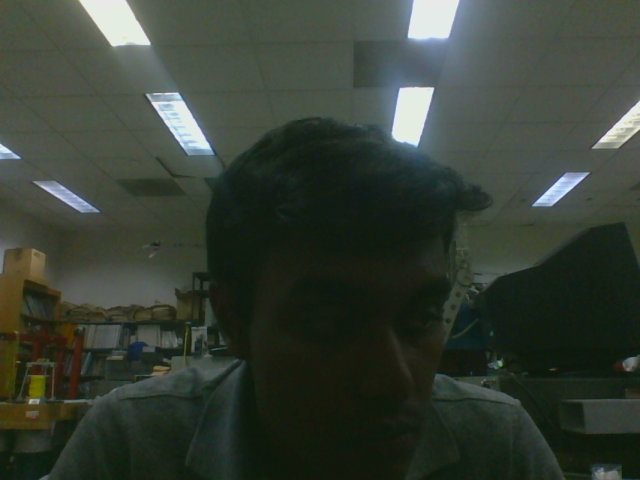
#> input picture Camera Tests/photo.bmp, 640 x 480 px, given in place of the camera
$ python lk_homography.py   (Python 2 division)
#> lines starting #> are read from the running program, lines starting #| are printed output that depends on the picture; after the words box and inside, x2 and y2 are one past the last pixel; in counts of white or black regions, pixels touching at a corner belong together
### Camera Tests/common.py
#!/usr/bin/env python

'''
This module contains some common routines used by other samples.
'''

import numpy as np
import cv2

# built-in modules
import os
import itertools as it
from contextlib import contextmanager

image_extensions = ['.bmp', '.jpg', '.jpeg', '.png', '.tif', '.tiff', '.pbm', '.pgm', '.ppm']

class Bunch(object):
    def __init__(self, **kw):
        self.__dict__.update(kw)
    def __str__(self):
        return str(self.__dict__)

# [4 lines left out: function splitfn, not called in this run]

def anorm2(a):
    return (a*a).sum(-1)
def anorm(a):
    return np.sqrt( anorm2(a) )

# [39 lines left out: functions homotrans, to_rect, rect2rect_mtx, lookat, mtx2rvec, not called in this run]

def draw_str(dst, (x, y), s):
    cv2.putText(dst, s, (x+1, y+1), cv2.FONT_HERSHEY_PLAIN, 1.0, (0, 0, 0), thickness = 2, lineType=cv2.LINE_AA)
    cv2.putText(dst, s, (x, y), cv2.FONT_HERSHEY_PLAIN, 1.0, (255, 255, 255), lineType=cv2.LINE_AA)

class Sketcher:
    def __init__(self, windowname, dests, colors_func):
        # [8 lines left out: function __init__, not called in this run]
    def show(self):
        cv2.imshow(self.windowname, self.dests[0])

    def on_mouse(self, event, x, y, flags, param):
        # [13 lines left out: function on_mouse, not called in this run]

# palette data from matplotlib/_cm.py
_jet_data =   {'red':   ((0., 0, 0), (0.35, 0, 0), (0.66, 1, 1), (0.89,1, 1),
                         (1, 0.5, 0.5)),
               'green': ((0., 0, 0), (0.125,0, 0), (0.375,1, 1), (0.64,1, 1),
                         (0.91,0,0), (1, 0, 0)),
               'blue':  ((0., 0.5, 0.5), (0.11, 1, 1), (0.34, 1, 1), (0.65,0, 0),
                         (1, 0, 0))}

cmap_data = { 'jet' : _jet_data }

def make_cmap(name, n=256):
    # [14 lines left out: function make_cmap, not called in this run]
def nothing(*arg, **kw):
    pass

def clock():
    return cv2.getTickCount() / cv2.getTickFrequency()

@contextmanager
# [8 lines left out: function Timer, not called in this run]
class StatValue:
    def __init__(self, smooth_coef = 0.5):
        self.value = None
        self.smooth_coef = smooth_coef
    def update(self, v):
        # [6 lines left out: function update, not called in this run]
class RectSelector:
    def __init__(self, win, callback):
        # [30 lines left out: functions __init__, onmouse, draw, not called in this run]
    def dragging(self):
        return self.drag_rect is not None


def grouper(n, iterable, fillvalue=None):
    # [4 lines left out: function grouper, not called in this run]
def mosaic(w, imgs):
    # [12 lines left out: function mosaic, not called in this run]
def getsize(img):
    h, w = img.shape[:2]
    return w, h

def mdot(*args):
    return reduce(np.dot, args)

def draw_keypoints(vis, keypoints, color = (0, 255, 255)):
    # [4 lines left out: function draw_keypoints, not called in this run]
### Camera Tests/lk_homography.py
#!/usr/bin/env python

'''
ESC   - exit
SPACE - start tracking
r     - toggle RANSAC
'''

import numpy as np
import cv2
from common import draw_str
import math
import sys

lk_params = dict( winSize  = (19, 19),
                  maxLevel = 2,
                  criteria = (cv2.TERM_CRITERIA_EPS | cv2.TERM_CRITERIA_COUNT, 10, 0.03))

feature_params = dict( maxCorners = 1000,       # Max total corners
                       qualityLevel = 0.01,     # Ratio of best to worst corner
                       minDistance = 3,         # Min distance between points
                       blockSize = 19 )

def checkedTrace(img0, img1, p0, back_threshold = 1.0):
    p1, st, err = cv2.calcOpticalFlowPyrLK(img0, img1, p0, None, **lk_params)
    p0r, st, err = cv2.calcOpticalFlowPyrLK(img1, img0, p1, None, **lk_params)
    d = abs(p0-p0r).reshape(-1, 2).max(-1)
    status = d < back_threshold
    return p1, status, err

green = (0, 255, 0)
red = (0, 0, 255)

class App:
    def __init__(self):
        self.cam = cv2.VideoCapture(0)
        self.features = None
        self.use_ransac = True
        self.prevPosition = (0.0,0.0)
        self.resetCount = 0

    def run(self):
        while True:
            ret, frame = self.cam.read()
#> frame is the input picture: shape (480, 640, 3); mean B, G, R 53.1, 63.2, 54.9
            frame_gray = cv2.cvtColor(frame, cv2.COLOR_BGR2GRAY)
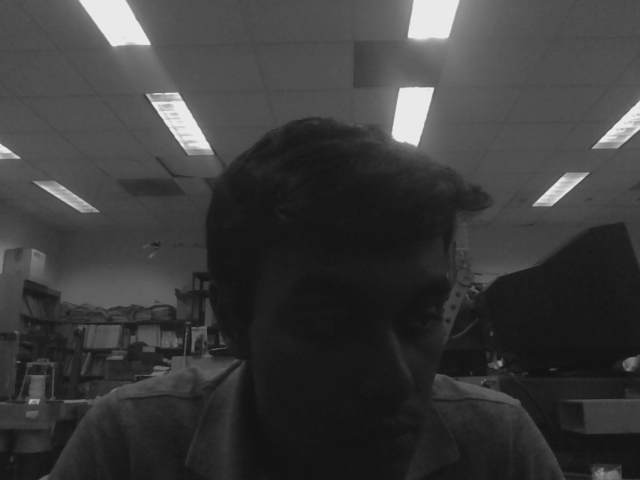
#> frame_gray: shape (480, 640); min 17, max 234, mean 59.5
            vis = frame.copy()
            if self.features is not None:
                tracePoints, trace_status, err = checkedTrace(self.gray1, frame_gray, self.prevFeatures)
                # Get the valid features in the previous and current point set
                self.prevFeatures = tracePoints[trace_status].copy()
                self.features = self.features[trace_status].copy()
                self.err = err[trace_status].copy()
                self.gray1 = frame_gray
                # If the number of features falls below a threshold, end tracking
                if len(self.features) < 30 or (self.resetCount >= 30 and len(self.features) < 200):
                    self.prevPosition = (0.0,0.0)
                    self.startTracking(frame, frame_gray)
                    self.resetCount = 0
                # Find a homography between the two feature sets
                H, status = cv2.findHomography(self.features, self.prevFeatures, (0, cv2.RANSAC)[self.use_ransac], 10.0)
                # Get the resolution, ignoring RGB channels
                h, w = frame.shape[:2]

                # Display an overlay of the original perspective (keyFrame)
                # Warp Perspective fails occasionally at the edge
                # Keep going when this happens
                try:
                  overlay = cv2.warpPerspective(self.keyFrame, H, (w, h))
                except cv2.error as e:
                  continue
                #vis = cv2.addWeighted(vis, 0.5, overlay, 0.5, 0.0)
                self.printVelocity(status)
                # Calculate dots and traces to draw for features
                for (x0, y0), (x1, y1), good, currErr in zip(self.features[:,0], self.prevFeatures[:,0], status[:,0], err):
                    if good:
                        cv2.line(vis, (x0, y0), (x1, y1), (0, 128, 0))
                    if math.isnan(currErr):
                      currErr = 6
                    currErr = currErr / 3
                    if currErr > 20:
                      currErr = 20
                    if currErr < 2:
                      currErr = 2
                    cv2.circle(vis, (x1, y1), currErr, (red, green)[good], -1)

                # Draw the traces
                draw_str(vis, (20, 20), 'track count: %d' % len(self.prevFeatures))

                if self.use_ransac:
                    draw_str(vis, (20, 40), 'RANSAC')
                if self.resetCount < 100:
                  self.resetCount += 1
            # If we have no features, find features for this frame
            else:
                goodFeatures = cv2.goodFeaturesToTrack(frame_gray, **feature_params)
#> goodFeatures = 372 rows, first 8: [425, 95], [157, 101], [411, 143], [405, 95], [400, 134], [177, 100], [161, 109], [164, 109]
                if goodFeatures is not None:
                    for x, y in goodFeatures[:,0]:
                        cv2.circle(vis, (x, y), 2, green, -1)
#> this loop made 372 passes
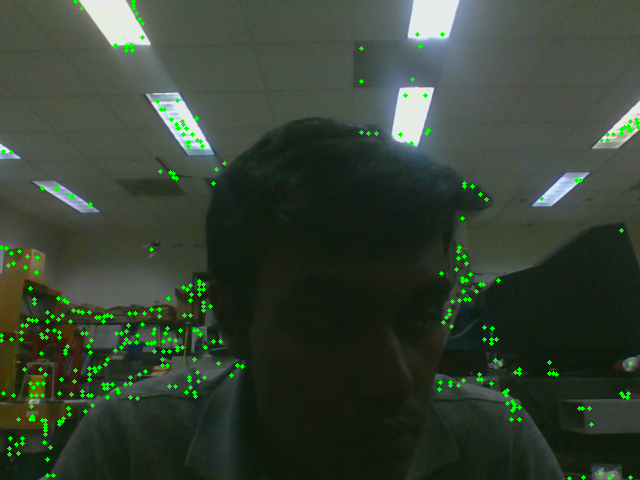
#> vis: shape (480, 640, 3); 1.54% of pixels changed, all inside (x1, y1, x2, y2) = (0, 0, 640, 480)
                    draw_str(vis, (20, 20), 'feature count: %d' % len(goodFeatures))
#> in draw_str, ``:
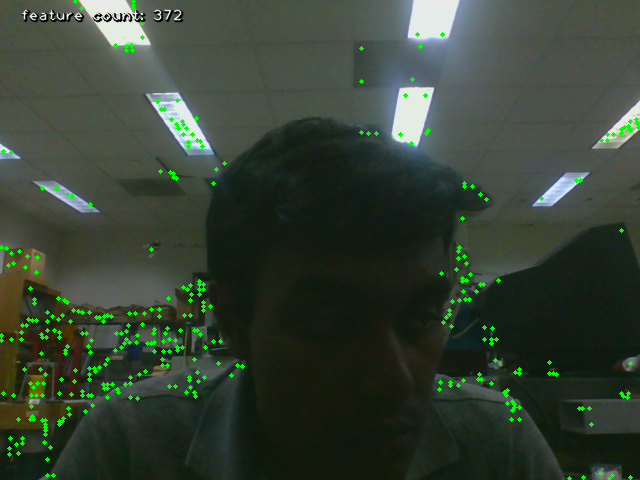
#> dst: shape (480, 640, 3); mean B, G, R 52, 65.7, 53.7

            cv2.imshow('lk_homography', vis)

            ch = 0xFF & cv2.waitKey(1)
#> (key Esc is pressed here)
            if ch == 27:
                break
            if ch == ord(' '):
                self.startTracking(frame, frame_gray)
            if ch == ord('r'):
                self.use_ransac = not self.use_ransac

    def printVelocity(self, status):
      currPosition = self.features[:,0] - self.prevFeatures[:,0]
      truePosition = []

      for x in np.nonzero(currPosition)[0]:
        truePosition.append(currPosition[x])
      currPosition = np.asarray(truePosition)
      meanPosition = np.mean(currPosition, axis=0)

      velocity = np.subtract(meanPosition,self.prevPosition)
      currStd = (np.std(currPosition, axis = 0))
      if currPosition.any():
        print "Velocity: ", velocity
        print "Std Dev :", currStd
      self.prevPosition = meanPosition


    def startTracking(self, frame, frame_gray):
      # Once we start tracking, save the features in this image for tracking
      self.keyFrame = frame.copy()
      self.features = cv2.goodFeaturesToTrack(frame_gray, **feature_params)
      if self.features is not None:
          self.prevFeatures = self.features
          self.gray0 = frame_gray
          self.gray1 = frame_gray

def main():
    print __doc__
    App().run()
    cv2.destroyAllWindows()

if __name__ == '__main__':
    main()
